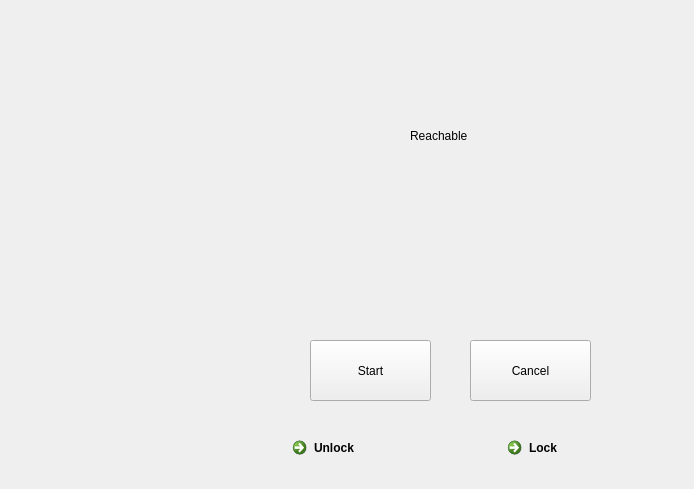
       <widget class="QWidget" name="Automated_Page">
        <widget class="QCommandLinkButton" name="commandLinkButton_7">
         <property name="geometry">
          <rect>
           <x>285</x>
           <y>430</y>
           <width>150</width>
           <height>50</height>
          </rect>
         </property>
         <property name="text">
          <string>Unlock</string>
         </property>
         <property name="icon">
          <iconset>
           <normaloff>Image/Unlock.png</normaloff>Image/Unlock.png</iconset>
         </property>
         <property name="iconSize">
          <size>
           <width>40</width>
           <height>40</height>
          </size>
         </property>
        </widget>
        <widget class="QCommandLinkButton" name="commandLinkButton_8">
         <property name="geometry">
          <rect>
           <x>500</x>
           <y>430</y>
           <width>185</width>
           <height>50</height>
          </rect>
         </property>
         <property name="text">
          <string>Lock</string>
         </property>
         <property name="icon">
          <iconset>
           <normaloff>Image/Lock.png</normaloff>Image/Lock.png</iconset>
         </property>
         <property name="iconSize">
          <size>
           <width>40</width>
           <height>40</height>
          </size>
         </property>
        </widget>
        <widget class="QPushButton" name="pushButton">
         <property name="geometry">
          <rect>
           <x>310</x>
           <y>340</y>
           <width>121</width>
           <height>61</height>
          </rect>
         </property>
         <property name="text">
          <string>Start</string>
         </property>
        </widget>
        <widget class="QPushButton" name="pushButton_2">
         <property name="geometry">
          <rect>
           <x>470</x>
           <y>340</y>
           <width>121</width>
           <height>61</height>
          </rect>
         </property>
         <property name="text">
          <string>Cancel</string>
         </property>
        </widget>
        <widget class="QLabel" name="label_32">
         <property name="geometry">
          <rect>
           <x>410</x>
           <y>80</y>
           <width>231</width>
           <height>111</height>
          </rect>
         </property>
         <property name="text">
          <string>Reachable</string>
         </property>
        </widget>
       </widget>
